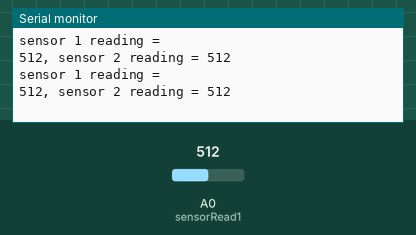
Bench run of a sketch on a simulated Arduino Uno, built with avr-gcc and run on an emulated ATmega328P. On the bench: the last lines printed to the serial monitor. The test bench sets the inputs (shaded band); at power-on: A0 (sensorRead1) = 512.

Above: at 1.2 s.
1.3 s: A0 (sensorRead1) set to 716
At 1.87 s:
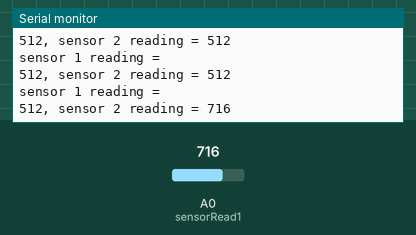
2.8 s: A0 (sensorRead1) set to 900
At 3.07 s:
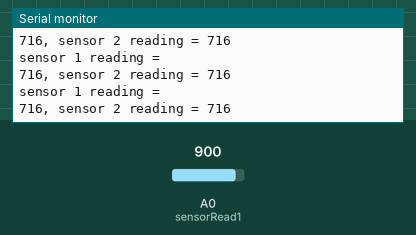
Timing chart, 0 to 5.8 s (numbered marks = the images above; inputs shaded):
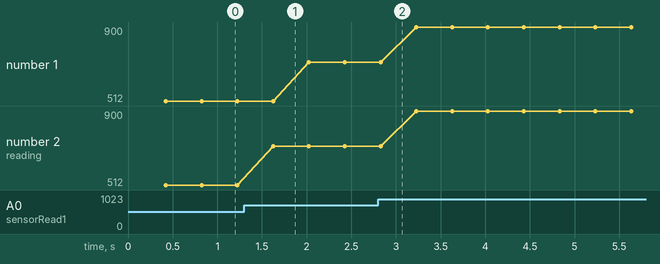

Measured:
- after the input at 1.3 s, the serial monitor: prints a new line after 0.33 s (image 1)
- plotted number 1: 512 → 716 after the input at 1.3 s, 716 → 900 after the input at 2.8 s
- plotted number 2: 512 → 716 after the input at 1.3 s, 716 → 900 after the input at 2.8 s

The sketch:

read_multiple_analog_sensor_in_esp8266.ino.ino
```cpp
int val1 = 0;
int val2 = 0;
const int sensor1_pin = 5;
const int sensor2_pin = 4;

void setup() {
  Serial.begin(9600);
  pinMode(sensor1_pin, OUTPUT);
  pinMode(sensor2_pin, OUTPUT);
}

int sensorRead1() {
  digitalWrite(sensor1_pin, HIGH); // sensor1 turn On
  digitalWrite(sensor2_pin, LOW); // sensor2 turn Off
  return analogRead(A0);
}

int sensorRead2() {
  digitalWrite(sensor1_pin, LOW); //  sensor1 turn Off
  digitalWrite(sensor2_pin, HIGH); // sensor2 turn on
  return analogRead(A0);
}

void loop() {
  val1 = sensorRead1(); // Read Analog value of first sensor
  delay(200);
  val2 = sensorRead2(); // Read Analog value of second sensor
  delay(200);
  Serial.println("sensor 1 reading = ");
  Serial.print(val1);
  Serial.print(", sensor 2 reading = ");
  Serial.println(val2);
}
```
